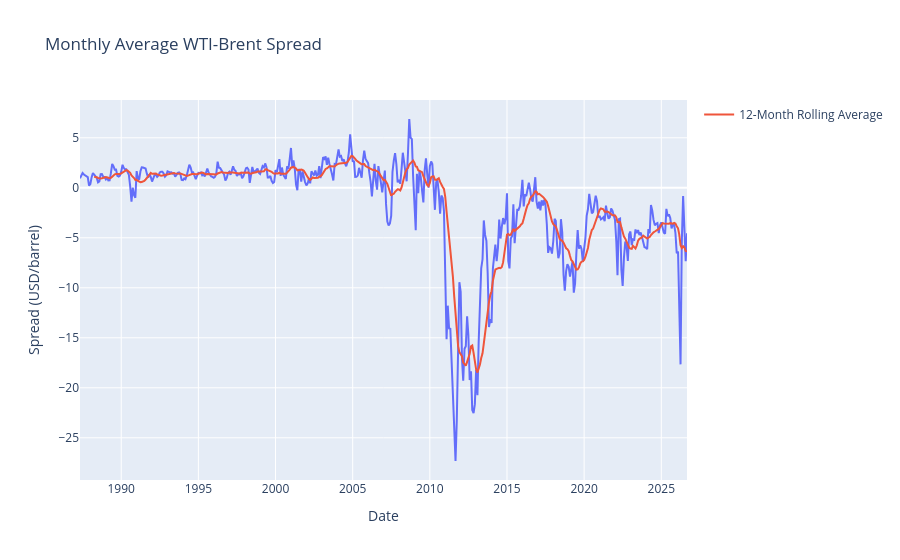

Notebook code cell kept with this figure:
### Code cell
import plotly.express as px

fig = px.line(
    df_oil_monthly,
    x=df_oil_monthly.index,
    y='Spread',
    title='Monthly Average WTI-Brent Spread'
)

fig.add_scatter(
    x=df_oil_monthly.index,
    y=df_oil_monthly['Spread_12M_MA'],
    mode='lines',
    name='12-Month Rolling Average'
)

fig.update_layout(
    xaxis_title='Date',
    yaxis_title='Spread (USD/barrel)'
)

fig.show()

### Figure 1 — Plotly figure (JSON) as saved in the notebook; plotly's stock layout.template omitted (floating-point values rounded to 4 significant figures; data arrays with more than 128 entries replaced by an {"elided": "..."} marker saying what was removed)
{"data": [{"hovertemplate": "Date=%{x}<br>Spread=%{y}<extra></extra>", "legendgroup": "", "line": {"color": "#636efa", "dash": "solid"}, "marker": {"symbol": "circle"}, "mode": "lines", "name": "", "orientation": "v", "showlegend": false, "type": "scatter", "x": {"elided": "473 str values"}, "xaxis": "x", "y": {"elided": "473 float values"}, "yaxis": "y"}, {"mode": "lines", "name": "12-Month Rolling Average", "type": "scatter", "x": {"elided": "473 str values"}, "y": {"elided": "473 float values"}}], "layout": {"legend": {"tracegroupgap": 0}, "title": {"text": "Monthly Average WTI-Brent Spread"}, "xaxis": {"anchor": "y", "domain": [0, 1], "title": {"text": "Date"}}, "yaxis": {"anchor": "x", "domain": [0, 1], "title": {"text": "Spread (USD/barrel)"}}}}
